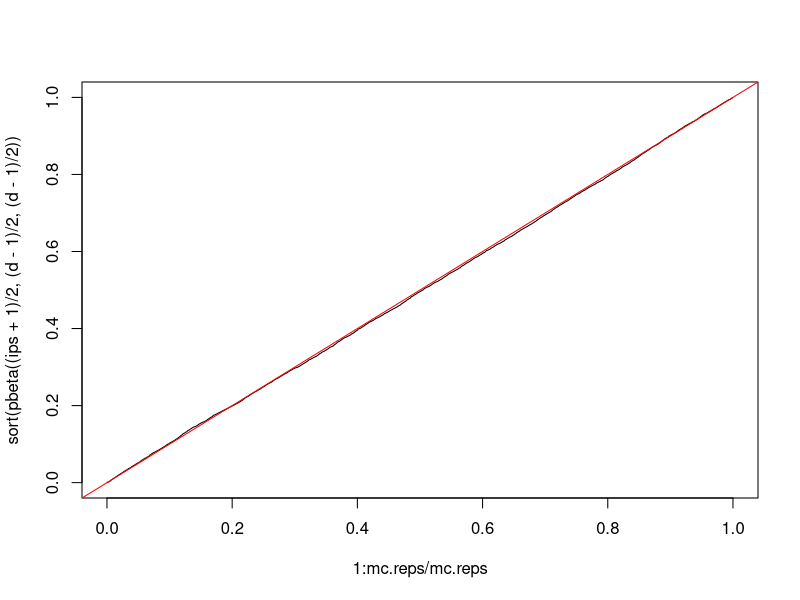

Write the R code that produced this figure.
####
##  Checking standard formulae
####

## Distribution of dot product
##   if t = <x, y> for x, y in S^{d-1}
##   then (t + 1)/2 ~ Beta((d-1)/2, (d-1)/2)

get_dot <- function(d) {
  x <- rnorm(d)
  x <- x/sqrt(sum(x^2))
  x[1]
}

mc.reps <- 1e4
d <- 10
ips <- sapply(1:mc.reps, function(i) get_dot(d))
plot(1:mc.reps/mc.reps, sort(pbeta((ips + 1)/2, (d-1)/2, (d-1)/2)), type = 'l')
abline(0, 1, col = "red")
